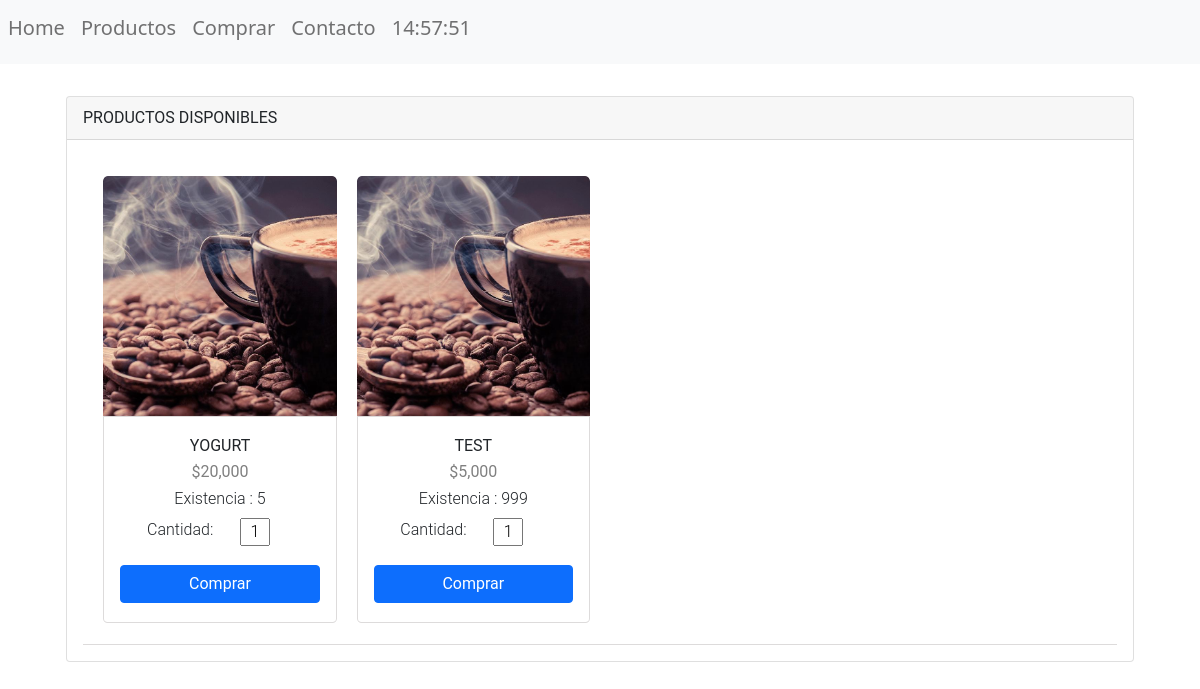
Before: /?controller=orden&accion=crear with the older database file.
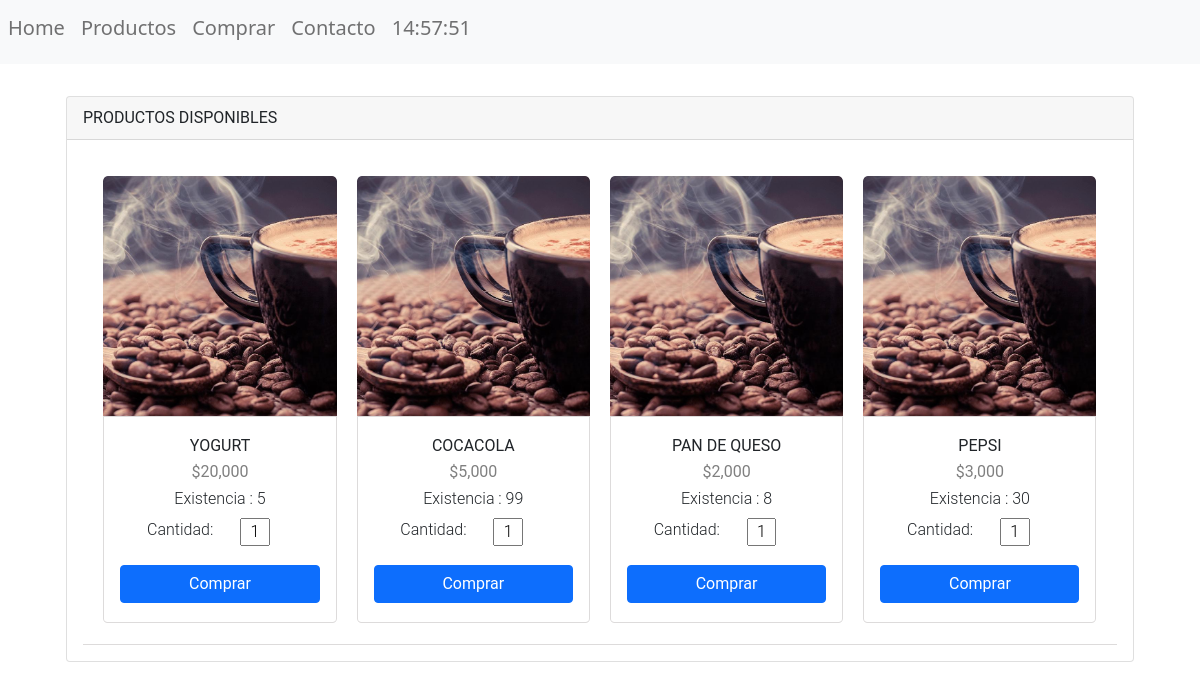
After: the same page with the newer database file.
### tables this page shows
CREATE TABLE `productos` (
  `PD_Id` int(11) NOT NULL,
  `PD_Nombre` varchar(255) NOT NULL,
  `PD_Referencia` varchar(255) NOT NULL,
  `PD_Precio` int(11) NOT NULL,
  `PD_Peso` int(11) NOT NULL,
  `PD_Stock` int(11) NOT NULL,
  `categoria` int(11) NOT NULL,
  `PD_Fecha_Creacion` date NOT NULL
);

### index.php (called while the page is built, shortened)
<?php
require_once("views/template.php");
?>

### controllers/controller_orden.php (called while the page is built, shortened)
<?php
include_once("models/product.php");
class ControllerOrden{
    public function crear(){
        if($_POST){
            $id=$_POST['id'];
            $cantidad=$_POST['cantidad'];
            Orden::crear($id, $cantidad);
            header("location:./?controller=orden&accion=crear");
            $products=Product::consultar();
        }else{
            $products=Product::consultar();
        }
        include_once("views/orden/crear.php");
    }
}
?>

### ruteador.php (called while the page is built, shortened)
<?php
$controller= new $objController();
$controller->$accion();
?>

### models/product.php (called while the page is built, shortened)
<?php
class Product{
    public function __construct($PD_Id,$PD_Nombre,$PD_Referencia,$PD_Precio,$PD_Peso,$categoria,$PD_Stock,$PD_Fecha_Creacion,$CT_Nombre){
        $this->PD_Nombre=$PD_Nombre;
        $this->PD_Precio=$PD_Precio;
        $this->PD_Stock=$PD_Stock;
    }
    public static function consultar(){
        $listProducts=[];
        $conexionBD=BD::crearInstancia();
        $sql=$conexionBD->query("SELECT `PD_Id`, `PD_Nombre`, `PD_Referencia`, `PD_Precio`, `PD_Peso`, `PD_Stock`, `categoria`, productos.PD_Fecha_Creacion, categoria.CT_Nombre
        FROM `productos`
        INNER JOIN categoria on categoria.CT_Id = productos.categoria
        ");
        foreach($sql->fetchAll() as $product){
        $listProducts[]= new Product($product['PD_Id'],$product['PD_Nombre'],$product['PD_Referencia'],
        $product['PD_Precio'],$product['PD_Peso'],$product['categoria'],$product['PD_Stock'],
        $product['PD_Fecha_Creacion'],$product['CT_Nombre']);
        }
        return $listProducts;
    }
}
?>

### views/orden/crear.php (the view, shortened to what this page needs)
<link rel="stylesheet" href="./css/site.css" />
<div class="container" style="margin-top:2em">
    <div class="card">
        <div class="card-header">
            <h2>Productos Disponibles</h2>
        </div>
        <div class="card-body">
            <div class="listing-section">
                <?php foreach ($products as $product) { ?>
                <div class="product">
                    <div class="image-box">
                        <div class="images" id="image-1"></div>
                    </div>
                    <div class="text-box">
                        <h2 class="item"><?php echo $product->PD_Nombre; ?></h2>
                        <h3 class="price">$<?php echo number_format(
                            $product->PD_Precio
                        ); ?></h3>
                        <form action="" method="post">
                            <p class="description">Existencia : <?php echo $product->PD_Stock; ?></p>
                            <label for="cantidad">Cantidad:</label>
                            <input type="text" name="cantidad" id="cantidad" value="1">
                    <button type="submit" name="comprar" class="btn btn-primary button">Comprar</button>
                       </form>
                        </div>
                    </div>
                    <?php } ?>
                </div>
            </div>
        </div>
    </div>
</div>

### views/template.php (shortened to what this page needs)
<!doctype html>
<html lang="en">
  <head>
    <link rel="stylesheet" href="https://cdn.jsdelivr.net/npm/bootstrap@5.0.2/dist/css/bootstrap.min.css">
  </head>
  <body>
      <nav class="navbar navbar-expand navbar-light bg-light ">
          <div class="nav navbar-nav">
              <a class="nav-item nav-link" href="?controller=pages&accion=inicio"><h5>Home</h5></a>
              <a class="nav-item nav-link" href="?controller=products&accion=inicio"><h5>Productos</h5></a>
              <a class="nav-item nav-link" href="?controller=orden&accion=crear"><h5>Comprar</h5></a>
              <a class="nav-item nav-link" href="?controller=pages&accion=nosotros"><h5>Contacto</h5></a>
              <a class="nav-item nav-link" ><h5 id="HoraActual"></h5></a>
          </div>
      </nav>
      <div class="container">
          <div class="row">
              <div class="col-xs|sm|md|lg|xl-1-12">
                  <?php include_once("ruteador.php")?>
              </div>
          </div>
  </body>
</html>

### css/site.css (style rules this page uses)
* { padding: 0; margin: 0; position: relative; box-sizing: border-box; }
.listing-section, .cart-section { width: 100%; float: left; padding: 1%; border-bottom: 0.01em solid #dddbdb; }
.product { float: left; width: 23%; border-radius: 2%; margin: 1%; }
.image-box { width: 100%; overflow: hidden; border-radius: 2% 2% 0 0; }
.images { height: 15em; background-size: cover; background-position: center center; background-repeat: no-repeat; border-radius: 2% 2% 0 0; transition: all 1s ease; -moz-transition: all 1s ease; -ms-transition: all 1s ease; -webkit-transition: all 1s ease; -o-transition: all 1s ease; }
#image-1 { background-image: url("../img/cafe2.jpg"); }
.text-box { width: 100%; float: left; border: 0.01em solid #dddbdb; border-radius: 0 0 2% 2%; padding: 1em; }
h2, h3 { float: left; font-family: 'Roboto', sans-serif; font-weight: 400; font-size: 1em; text-transform: uppercase; margin: 0.2em auto; }
.item, .price { clear: left; width: 100%; text-align: center; }
.price { color: Grey; }
.button { width: 100%; text-align: center; }
.description, label, button, input { float: left; clear: left; width: 100%; font-family: 'Roboto', sans-serif; font-weight: 300; font-size: 1em; text-align: center; margin: 0.2em auto; }
label { width: 60%; }
.text-box input { width: 15%; clear: none; }
.text-box button { margin-top: 1em; }

Changed rows visible on the page:
changed productos: PD_Nombre "TEST" → "COCACOLA"; PD_Stock "999" → "99"
added productos: PD_Nombre "PAN DE QUESO", PD_Precio "2,000", PD_Stock "8"
added productos: PD_Nombre "PEPSI", PD_Precio "3,000", PD_Stock "30"
